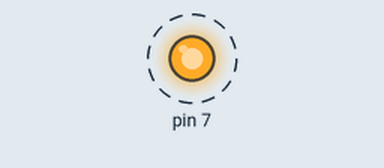
A sketch run on a simulated Arduino Uno, built with avr-gcc and run on an emulated ATmega328P. Shown: output pins drawn as LEDs (lit = HIGH). Dashed ring = blinking.

Above: at 0.5 s.
Timing chart, 0 to 4.6 s (numbered marks = the images above):
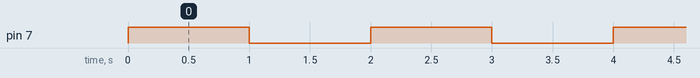

The sketch:

10_18219070_01b.ino
```cpp
// C++ code
//
int RedLED = 0;

void setup()
{
  pinMode(7, OUTPUT);
}

void loop()
{
  digitalWrite(7, HIGH);
  delay(1000); // Wait for 1000 millisecond(s)
  digitalWrite(7, LOW);
  delay(1000); // Wait for 1000 millisecond(s)
}
```

Measured:
- by itself, pin 7: alternates HIGH for 1.0 s and LOW for 1.0 s
